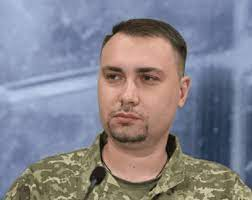
#> input picture photos2/img.png, 252 x 200 px; its folder holds 4 pictures in this run
$ python homework.py
#> lines starting #> are read from the running program, lines starting #| are printed output that depends on the picture
import os
from PIL import Image , ImageDraw , ImageFont , ImageFilter
files = os.listdir('photos2')
for photo in files:
    with Image.open('photos2/'+photo) as image:
#> image is the input picture: PIL image 252x200 RGB; mean R, G, B 132.6, 131, 140.6
        image = image.filter(ImageFilter.GaussianBlur(10))
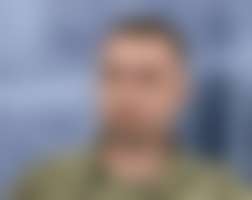
#> image: PIL image 252x200 RGB; mean R, G, B 132.5, 131, 140.5
        image.save('result2/' + photo)
#> pass 2 of the loop `for photo in files:`:
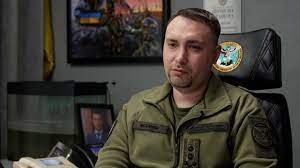
#> input picture photos2/img_1.png, 300 x 168 px
#> image is the input picture: PIL image 300x168 RGB; mean R, G, B 64.4, 60.3, 52.7
#> `image = image.filter(ImageFilter.GaussianBlur(10))`:
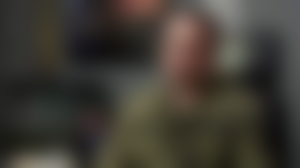
#> image: PIL image 300x168 RGB; mean R, G, B 64.4, 60.3, 52.7
#> pass 3 of the loop `for photo in files:`:
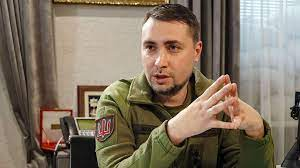
#> input picture photos2/img_2.png, 300 x 168 px
#> image is the input picture: PIL image 300x168 RGB; mean R, G, B 129, 115.2, 98.4
#> `image = image.filter(ImageFilter.GaussianBlur(10))`:
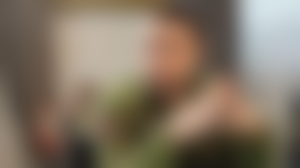
#> image: PIL image 300x168 RGB; mean R, G, B 129.1, 115.2, 98.3
#> the loop made 4 passes; the first 3 are shown
